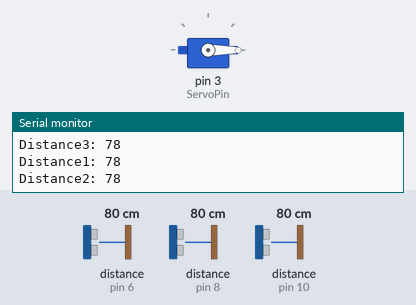
Recording of a sketch running on a simulated Arduino Uno, built with avr-gcc and run on an emulated ATmega328P. Parts: servo, the last lines printed to the serial monitor. Wiring (inferred from the names in the program): 3 × ultrasonic range finder: trigger pin 5, echo pin 6 / trigger pin 7, echo pin 8 / trigger pin 9, echo pin 10. The inputs (shaded band) are chosen by the test bench; at power-on: distance to the obstacle (sensors on pin 6, pin 8, pin 10) 80 cm. The echo pulse lasts 58.3 µs per cm.

Above: at 1.2 s.
1.3 s: distance to the obstacle (sensor on pin 6) set to 35 cm
4.3 s: distance to the obstacle (sensor on pin 6) set to 28 cm
At 5.3 s:
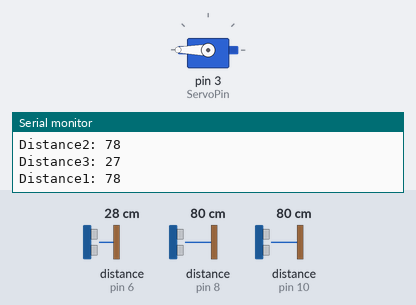
5.8 s: distance to the obstacle (sensor on pin 8) set to 2 cm
8.8 s: distance to the obstacle (sensor on pin 6) set to 120 cm
At 9.3 s:
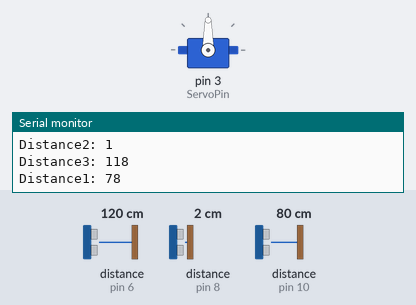
10.3 s: distance to the obstacle (sensor on pin 10) set to 120 cm
13.3 s: distance to the obstacle (sensor on pin 6) set to 2 cm
At 13.8 s:
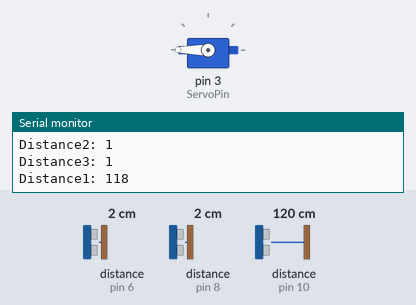
Timing chart, 0 to 15.8 s (numbered marks = the images above; inputs shaded):
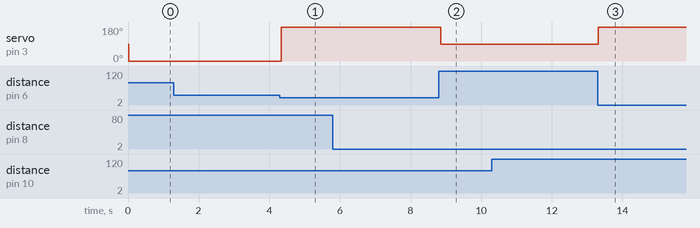

The sketch:

Code_production_line_sorting_boxes.ino
```cpp
#include <Servo.h>

// defines pins numbers
const int trigPin1 = 9;
const int echoPin1 = 10;

const int trigPin2 = 7;
const int echoPin2 = 8;

const int trigPin3 = 5;
const int echoPin3 = 6;

int ServoPin = 3;

Servo Servo1;

// defines variables
long duration1;
int distance1;

long duration2;
int distance2;

long duration3;
int distance3;


void setup() {
pinMode(trigPin1, OUTPUT); // Sets the trigPin as an Output
pinMode(echoPin1, INPUT); // Sets the echoPin as an Input

pinMode(trigPin2, OUTPUT);
pinMode(echoPin2, INPUT);

pinMode(trigPin3, OUTPUT);
pinMode(echoPin3, INPUT);


pinMode(ServoPin, OUTPUT);

Serial.begin(9600);
Servo1.attach(ServoPin);
}
void loop() {
// Clears the trigPin
digitalWrite(trigPin1, LOW);
delayMicroseconds(2);
// Sets the trigPin on HIGH state for 10 micro seconds
digitalWrite(trigPin1, HIGH);
delayMicroseconds(10);
digitalWrite(trigPin1, LOW);
// Reads the echoPin, returns the sound wave travel time in microseconds
duration1 = pulseIn(echoPin1, HIGH);
// Calculating the distance
distance1= duration1*0.034/2;
// Prints the distance on the Serial Monitor
Serial.print("Distance1: ");
Serial.println(distance1);

// Clears the trigPin
digitalWrite(trigPin2, LOW);
delayMicroseconds(2);
// Sets the trigPin on HIGH state for 10 micro seconds
digitalWrite(trigPin2, HIGH);
delayMicroseconds(10);
digitalWrite(trigPin2, LOW);
// Reads the echoPin, returns the sound wave travel time in microseconds
duration2 = pulseIn(echoPin2, HIGH);
// Calculating the distance
distance2= duration2*0.034/2;
// Prints the distance on the Serial Monitor
Serial.print("Distance2: ");
Serial.println(distance2);

// Clears the trigPin
digitalWrite(trigPin3, LOW);
delayMicroseconds(2);
// Sets the trigPin on HIGH state for 10 micro seconds
digitalWrite(trigPin3, HIGH);
delayMicroseconds(10);
digitalWrite(trigPin3, LOW);
// Reads the echoPin, returns the sound wave travel time in microseconds
duration3 = pulseIn(echoPin3, HIGH);
// Calculating the distance
distance3= duration3*0.034/2;
// Prints the distance on the Serial Monitor
Serial.print("Distance3: ");
Serial.println(distance3);


if (distance3 <= 30) {
   Servo1.write(180);
}

else if (distance2 <= 30) {
   Servo1.write(90);
}

else {
   Servo1.write(0);
}


}
```

Measured:
- the behaviour switches between 32 and 31 cm on distance to the obstacle (sensor on pin 6) (found by bisection; images 0 and 1)
- after the input at 4.3 s, servo on pin 3 (ServoPin): 0° → 180° at once
- after the input at 8.8 s, servo on pin 3 (ServoPin): 180° → 90° after 0.05 s
- after the input at 13.3 s, servo on pin 3 (ServoPin): 90° → 180° at once
